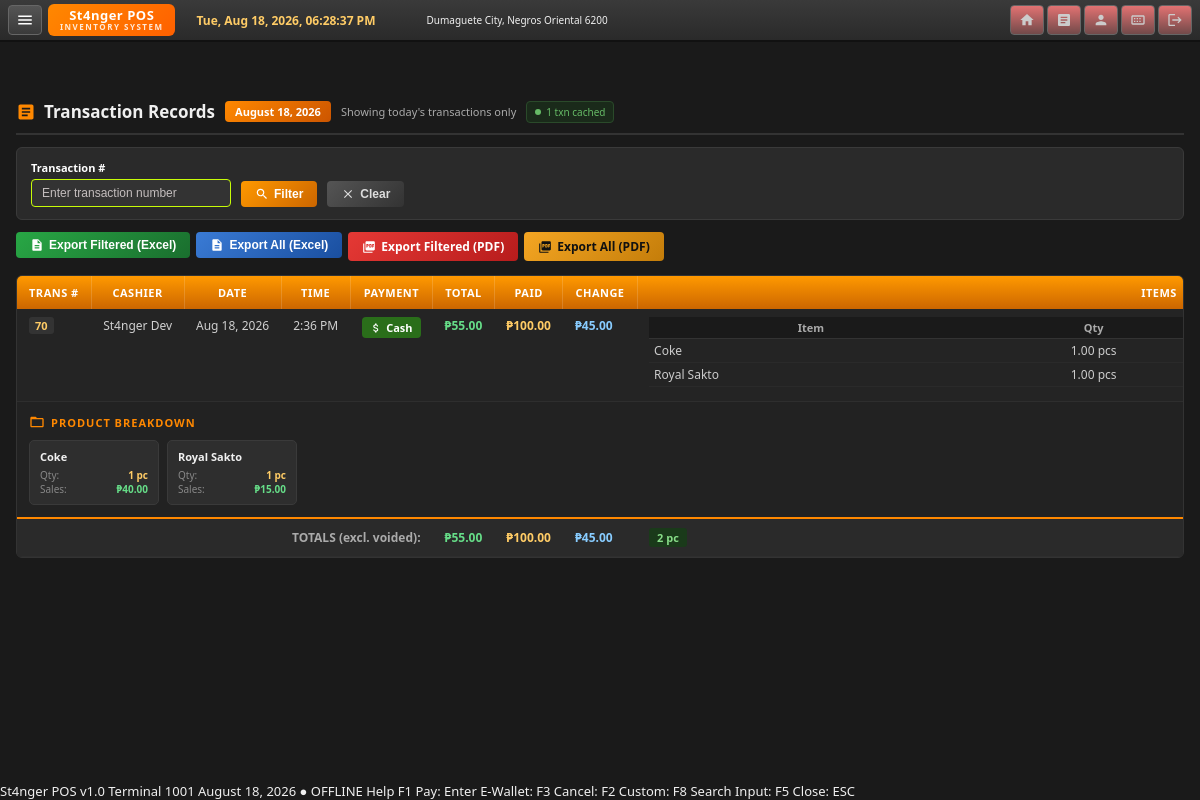
The page /manage/transaction.php (signed in) on the database its author committed.
### tables this page shows
CREATE TABLE `transactions` (
  `id` int(11) NOT NULL,
  `cashier_name` varchar(100) DEFAULT NULL,
  `date` date DEFAULT NULL,
  `time` time DEFAULT NULL,
  `total` decimal(10,2) DEFAULT NULL,
  `paid` decimal(10,2) DEFAULT NULL,
  `change_due` decimal(10,2) DEFAULT NULL,
  `items` text DEFAULT NULL,
  `original_items` text DEFAULT NULL,
  `status` varchar(20) DEFAULT NULL,
  `voided_by` varchar(100) DEFAULT NULL,
  `edited_by` varchar(100) DEFAULT NULL,
  `voided_at` datetime DEFAULT NULL,
  `edited_at` datetime DEFAULT NULL,
  `void_reason` text DEFAULT NULL,
  `edit_remarks` text DEFAULT NULL,
  `payment_method` varchar(50) DEFAULT 'Cash',
  `reference_no` varchar(100) DEFAULT NULL
);

### manage/transaction.php (the view, shortened to what this page needs)
<?php
require_once __DIR__ . '/../dbconn.php';
$hasPaymentMethod = false;
$hasReferenceNo   = false;
$colCheck = $conn->query("SHOW COLUMNS FROM transactions LIKE 'payment_method'");
if ($colCheck && $colCheck->num_rows > 0) $hasPaymentMethod = true;
$colCheck2 = $conn->query("SHOW COLUMNS FROM transactions LIKE 'reference_no'");
if ($colCheck2 && $colCheck2->num_rows > 0) $hasReferenceNo = true;
require_once __DIR__ . '/../include/header.php';
$query = "SELECT * FROM transactions WHERE date = CURDATE() AND (status IS NULL OR status != 'voided')";
$query .= " ORDER BY id DESC";
$result = $conn->query($query);
$totalSales=0;$totalPaid=0;$totalChange=0;$totalPiecesSold=0;$totalKgSold=0;$productTotals=[];
$result->data_seek(0);
while($row=$result->fetch_assoc()){
    $txTotal=0;
    if(!empty($row['items'])){
        $items=json_decode($row['items'],true);
        if(is_array($items)) foreach($items as $item){
            $qty=$item['qty']??0; $price=$item['price']??0;
            $txTotal+=$qty*$price;
            $nm=$item['name']??'Unnamed';
            if(!isset($productTotals[$nm])) $productTotals[$nm]=['quantity'=>0,'revenue'=>0,'unit'=>$item['measurement_type']??'pc'];
            $productTotals[$nm]['quantity']+=$qty;
            $productTotals[$nm]['revenue']+=($qty*$price);
            if(isset($item['measurement_type'])&&$item['measurement_type']==='kg') $totalKgSold+=(float)$qty;
            else $totalPiecesSold+=(int)$qty;
        }
    }
    $totalSales+=$txTotal; $totalPaid+=$row['paid']; $totalChange+=$row['change_due'];
}
$result->data_seek(0);
uasort($productTotals,function($a,$b){ return $b['revenue']<=>$a['revenue']; });
$ewalletMeta = [
    'gcash'   => ['label'=>'GCash',   'color'=>'#0a6dff', 'icon'=>'wallet'],
    'maya'    => ['label'=>'Maya',    'color'=>'#00b050', 'icon'=>'wallet'],
    'paymaya' => ['label'=>'Maya',    'color'=>'#00b050', 'icon'=>'wallet'],
    'shopeepay'=> ['label'=>'ShopeePay','color'=>'#ee4d2d','icon'=>'wallet'],
    'grabpay' => ['label'=>'GrabPay', 'color'=>'#00b14f', 'icon'=>'wallet'],
    'seabank' => ['label'=>'SeaBank', 'color'=>'#2b4fff', 'icon'=>'wallet'],
    'coins'   => ['label'=>'Coins.ph','color'=>'#f5a623', 'icon'=>'wallet'],
];
function getPaymentMeta($pm, $ewalletMeta) {
    if (!$pm || strtolower(trim($pm)) === 'cash') {
        return ['label'=>'Cash', 'color'=>'#2a6e1a', 'icon'=>'cash', 'type'=>'cash'];
    }
    return ['label'=>htmlspecialchars($pm), 'color'=>'#7a5c00', 'icon'=>'wallet', 'type'=>'ewallet'];
}
function getPaymentIcon($iconType) {
    if ($iconType === 'cash') {
        return '<svg viewBox="0 0 24 24" width="12" height="12" fill="currentColor"><path d="M11.8 10.9c-2.27-.59-3-1.2-3-2.15 0-1.09 1.01-1.85 2.7-1.85 1.78 0 2.44.85 2.5 2.1h2.21c-.07-1.72-1.12-3.3-3.21-3.81V3h-3v2.16c-1.94.42-3.5 1.68-3.5 3.61 0 2.31 1.91 3.46 4.7 4.13 2.5.6 3 1.48 3 2.41 0 .69-.49 1.79-2.7 1.79-2.06 0-2.87-.92-2.98-2.1h-2.2c.12 2.19 1.76 3.42 3.68 3.83V21h3v-2.15c1.95-.37 3.5-1.5 3.5-3.55 0-2.84-2.43-3.81-4.7-4.4z"/></svg>';
    }
    return '<svg viewBox="0 0 24 24" width="12" height="12" fill="currentColor"><path d="M21 18v1c0 1.1-.9 2-2 2H5c-1.11 0-2-.9-2-2V5c0-1.1.89-2 2-2h14c1.1 0 2 .9 2 2v1h-9c-1.11 0-2 .9-2 2v8c0 1.1.89 2 2 2h9zm-9-2h10V8H12v8zm4-2.5c-.83 0-1.5-.67-1.5-1.5s.67-1.5 1.5-1.5 1.5.67 1.5 1.5-.67 1.5-1.5 1.5z"/></svg>';
}
?>
<div class="main-content" id="mainContent">
  <div class="page-header">
    <h2>
      <svg viewBox="0 0 24 24"><path d="M19 3H5c-1.1 0-2 .9-2 2v14c0 1.1.9 2 2 2h14c1.1 0 2-.9 2-2V5c0-1.1-.9-2-2-2zm-5 14H7v-2h7v2zm3-4H7v-2h10v2zm0-4H7V7h10v2z"/></svg>
      Transaction Records
    </h2>
    <span class="date-badge"><?= date('F j, Y') ?></span>
    <small style="color:#aaa;font-size:11px;">Showing today's transactions only</small>
    <span class="cache-indicator" id="cacheIndicator" title="Transaction data cache status">
      <span class="ci-dot"></span>
      <span id="cacheLabel">Cache ready</span>
    </span>
  </div>
  <form method="get">
    <div class="filter-card">
      <div>
        <label>Transaction #</label>
        <input type="text" name="trans_id" class="filter-input"
               placeholder="Enter transaction number"
               value="<?= htmlspecialchars($_GET['trans_id'] ?? '') ?>">
      </div>
      <button type="submit" class="btn btn-orange">
        <svg viewBox="0 0 24 24"><path d="M15.5 14h-.79l-.28-.27C15.41 12.59 16 11.11 16 9.5 16 5.91 13.09 3 9.5 3S3 5.91 3 9.5 5.91 16 9.5 16c1.61 0 3.09-.59 4.23-1.57l.27.28v.79l5 4.99L20.49 19l-4.99-5zm-6 0C7.01 14 5 11.99 5 9.5S7.01 5 9.5 5 14 7.01 14 9.5 11.99 14 9.5 14z"/></svg>
        Filter
      </button>
      <button type="button" class="btn btn-dark" onclick="location.href='?'">
        <svg viewBox="0 0 24 24"><path d="M19 6.41L17.59 5 12 10.59 6.41 5 5 6.41 10.59 12 5 17.59 6.41 19 12 13.41 17.59 19 19 17.59 13.41 12z"/></svg>
        Clear
      </button>
    </div>
  </form>
  <div class="export-strip">
    <form method="post" style="display:inline;">
      <button type="submit" name="export" value="filtered" class="btn btn-green">
        <svg viewBox="0 0 24 24"><path d="M14 2H6c-1.1 0-1.99.9-1.99 2L4 20c0 1.1.89 2 1.99 2H18c1.1 0 2-.9 2-2V8l-6-6zm2 16H8v-2h8v2zm0-4H8v-2h8v2zm-3-5V3.5L18.5 9H13z"/></svg>
        Export Filtered (Excel)
      </button>
    </form>
    <form method="post" style="display:inline;">
      <button type="submit" name="export" value="all" class="btn btn-blue">
        <svg viewBox="0 0 24 24"><path d="M14 2H6c-1.1 0-1.99.9-1.99 2L4 20c0 1.1.89 2 1.99 2H18c1.1 0 2-.9 2-2V8l-6-6zm2 16H8v-2h8v2zm0-4H8v-2h8v2zm-3-5V3.5L18.5 9H13z"/></svg>
        Export All (Excel)
      </button>
    </form>
    <a href="?export=pdf&trans_id=<?= urlencode($_GET['trans_id'] ?? '') ?>"
       class="btn btn-red">
      Export Filtered (PDF)
    </a>
    <a href="?export=pdf_all" class="btn btn-yellow">
      Export All (PDF)
    </a>
  </div>
  <div class="table-wrap">
    <div class="tbl-scroll">
      <table>
        <thead>
          <tr>
            <th>Trans #</th>
            <th>Cashier</th>
            <th>Date</th>
            <th>Time</th>
            <th>Payment</th>
            <th>Total</th>
            <th>Paid</th>
            <th>Change</th>
            <th>Items</th>
          </tr>
        </thead>
        <tbody>
        <?php
        $result->data_seek(0);
        while ($row = $result->fetch_assoc()):
            $isVoided = ($row['status'] === 'voided');
            $pm     = $hasPaymentMethod ? ($row['payment_method'] ?? 'Cash') : 'Cash';
            $refNo  = $hasReferenceNo   ? ($row['reference_no']   ?? '')      : '';
            $pmMeta = getPaymentMeta($pm, $ewalletMeta);
        ?>
          <tr class="<?= $isVoided ? 'voided-row' : '' ?>">
            <td><span class="id-badge"><?= $row['id'] ?></span></td>
            <td style="white-space:nowrap;"><?= htmlspecialchars($row['cashier_name']) ?></td>
            <td style="white-space:nowrap;"><?= date('M j, Y', strtotime($row['date'])) ?></td>
            <td style="white-space:nowrap;"><?= date('g:i A', strtotime($row['time'])) ?></td>
           <td>
              <?php
              $badgeStyle  = 'background:'.($pmMeta['color'] ?? '#555').';color:white;';
              $isEwallet   = $pmMeta['type'] === 'ewallet';
              $hasRef      = $isEwallet && !empty($refNo);
              ?>
              <span class="pay-badge <?= $hasRef ? 'clickable' : '' ?>"
                    style="<?= $badgeStyle ?>"
                    data-ref-label="<?= htmlspecialchars($pmMeta['label']) ?>"
                    data-ref-icon="<?= htmlspecialchars($pmMeta['icon']) ?>"
                    data-ref-number="<?= htmlspecialchars($refNo) ?>"
                    <?= $hasRef ? 'onclick="showRef(this)"' : '' ?>
                    title="<?= $hasRef ? 'Click to view reference number' : '' ?>">
                <span class="pay-icon"><?= getPaymentIcon($pmMeta['icon']) ?></span>
                <?= htmlspecialchars($pmMeta['label']) ?>
              </span>
            </td>
            <td><span class="money"><?= $currencySymbol ?><?= number_format($row['total'],2) ?></span></td>
            <td><span class="money-paid"><?= $currencySymbol ?><?= number_format($row['paid'],2) ?></span></td>
            <td><span class="money-change"><?= $currencySymbol ?><?= number_format($row['change_due'],2) ?></span></td>
            <td>
              <?php
              if (!empty($row['items'])) {
                  $items     = json_decode($row['items'], true);
                  if (is_array($items)) {
                      echo '<div class="items-mini"><table class="items-tbl">';
                      echo '<tr><th>Item</th><th>Qty</th><th>Price</th><th>Total</th><th></th></tr>';
                      foreach ($items as $idx => $item) {
                          $nm    = htmlspecialchars($item['name'] ?? '');
                          $qty   = (float)($item['qty'] ?? 0);
                          $unit  = htmlspecialchars($item['unit'] ?? '');
                          $st    = $item['status'] ?? '';
                          echo '<tr>';
                          echo '<td>'.($st==='voided'?'<del>'.$nm.'</del>':$nm);
                          echo '</td>';
                          echo '<td style="text-align:center;">'.($st==='voided'?'<del>'.number_format($qty,2).'</del>':number_format($qty,2)).' '.$unit.'</td>';
                          echo '</tr>';
                      }
                      echo '</table></div>';
                  } else echo '<span style="color:#666;font-size:11px;">Parse error</span>';
              } else echo '<span style="color:#555;font-size:11px;">No items</span>';
              ?>
            </td>
           </tr>
        <?php endwhile; ?>
          <tr class="breakdown-row">
            <td colspan="10">
              <div class="breakdown-title">
                <svg viewBox="0 0 24 24"><path d="M20 6h-8l-2-2H4c-1.1 0-2 .9-2 2v12c0 1.1.9 2 2 2h16c1.1 0 2-.9 2-2V8c0-1.1-.9-2-2-2zm0 12H4V8h16v10z"/></svg>
                Product Breakdown
              </div>
              <div class="breakdown-grid">
                <?php foreach ($productTotals as $pName => $pt):
                  $ud = ($pt['unit']==='kg') ? 'kg' : 'pc';
                  $qd = ($pt['unit']==='kg')
                    ? (($pt['quantity']==floor($pt['quantity']))?(int)$pt['quantity']:rtrim(rtrim(number_format($pt['quantity'],3),'0'),'.'))
                    : (int)$pt['quantity'];
                ?>
                <div class="breakdown-card">
                  <div class="bc-name" title="<?= htmlspecialchars($pName) ?>"><?= htmlspecialchars($pName) ?></div>
                  <div class="bc-row"><span class="bc-label">Qty:</span>  <span class="bc-val"><?= $qd ?> <?= $ud ?></span></div>
                  <div class="bc-row"><span class="bc-label">Sales:</span><span class="bc-rev"><?= $currencySymbol ?><?= number_format($pt['revenue'],2) ?></span></div>
                </div>
                <?php endforeach; ?>
              </div>
            </td>
          </tr>
          <tr class="totals-row">
            <td colspan="5" style="text-align:right; color:#aaa; font-size:12px;">TOTALS (excl. voided):</td>
            <td><span class="money"><?= $currencySymbol ?><?= number_format($totalSales,2) ?></span></td>
            <td><span class="money-paid"><?= $currencySymbol ?><?= number_format($totalPaid,2) ?></span></td>
            <td><span class="money-change"><?= $currencySymbol ?><?= number_format($totalChange,2) ?></span></td>
            <td colspan="2">
              <?php if($totalPiecesSold>0||$totalKgSold>0): ?>
                <span style="background:#1a3a1a;color:#88dd88;border-radius:3px;padding:2px 8px;font-size:11px;">
                  <?= $totalPiecesSold>0 ? $totalPiecesSold.' pc' : '' ?>
                </span>
              <?php else: ?><span style="color:#555;">No items</span><?php endif; ?>
            </td>
          </tr>
        </tbody>
       </table>
    </div>
  </div>
</div>
<?php require_once __DIR__ . '/../include/footer.php'; ?>

### include/header.php (style rules this page uses)
* { box-sizing: border-box; margin: 0; padding: 0; }
body { font-family: 'Segoe UI', Tahoma, Geneva, Verdana, sans-serif; font-size: 13px; background: #1a1a1a; color: #f0f0f0; height: 100vh; display: flex; flex-direction: column; overflow: hidden; user-select: none; }

### rows shown on the page
transactions: id "70", cashier_name "St4nger Dev", date "Aug 18, 2026", time "2:36 PM", payment_method "Cash", total "55.00", paid "100.00", change_due "45.00", nm "Coke", qty "1.00", unit "pcs", nm "Royal Sakto"

### other values the page prints
$businessName "St4nger POS"
$businessSubtitle "INVENTORY SYSTEM"
$businessAddress "Dumaguete City, Negros Oriental 6200"
$pName "Coke"
$qd "1"
$ud "pc"
$pt['revenue'] "40.00"
$pName "Royal Sakto"
$pt['revenue'] "15.00"
$currencySymbol "₱"
$totalSales "55.00"
$totalPaid "100.00"
$totalChange "45.00"
$totalPiecesSold "2"
